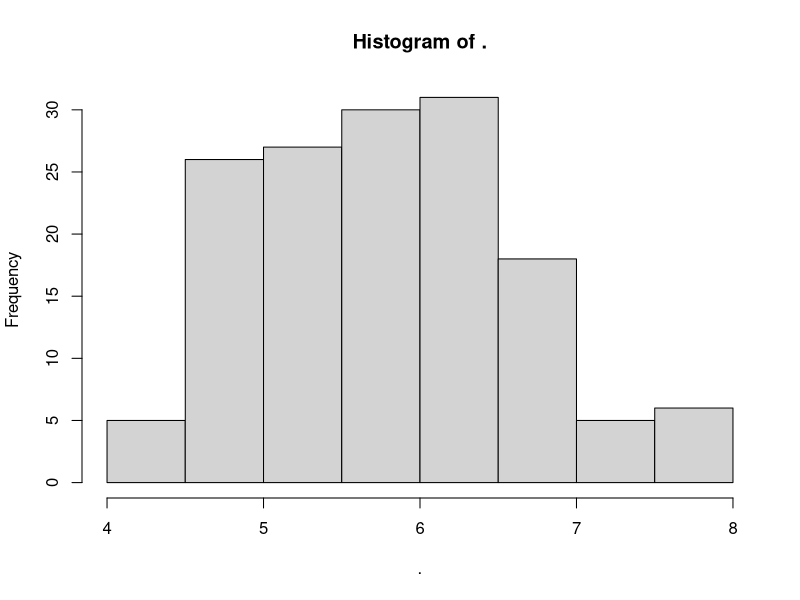

Write R code to recreate this figure.
## ---- chunk 1
library(tidyverse)
## ---- chunk 2

# Load the dataset and peak at it with the head() function
irisz <- read.csv("data/iris.csv", 
                  na.strings = c("", "n/a"), 
                  stringsAsFactors = TRUE)

head(irisz)

## ---- chunk 3

irisz %>% head()

## ---- chunk 4

irisz %>%
  unique() %>%
  dim()

## ---- chunk 5

x = 112
y = 2

# Two steps without the pipe
z <- sqrt(x)
round(z, digits = y)

# One step without the pipe
round(sqrt(x), digits = y)

# One step with the pipe
sqrt(x) %>% round(digits = y)

## ---- chunk 6

# One step with the pipe
irisz$Sepal.Length %>%
  as.numeric() %>%
  sort() %>%
  hist()

## ---- chunk 7

# Filter for Petal.Length greater than x

x = 7

irisz %>%
  filter(as.numeric(Sepal.Length) > x)

# Filter to get observations of setosa species from Korea

irisz %>%
  filter(Species == "setosa",
         Location == "Korea")

## ---- chunk 8

irisz %>% 
  mutate(row_number = row_number()) %>%
  head()

## ---- chunk 9

# Change sepal length to be 10x what it currently is

irisz %>% 
  mutate(Sepal.Length = 10*Sepal.Length ) %>%
  head()


## ---- chunk 10

irisz %>% 
  # If Species is setosa, change it to virginica, otherwise use the value in Species 
  mutate(Species = ifelse(Species == "setosa", "virginica", Species )) %>%
  head()


## ---- chunk 11

irisz %>%
  count(Location)

## ---- chunk 12

# Count the number of observations for each combination
# of location and species

irisz %>%
  count(Location, Species)

## ---- chunk 13
# Since mean() and sd() require numeric inputs,
# let's use mutate to change Petal.Length into a numeric data type
# We'll also tell mean() and sd() to ignore NAs in the calculation

irisz %>%
  mutate(Petal.Length = as.numeric(Petal.Length)) %>%
  group_by(Location) %>%
  summarize(n = n(),
            mean(Petal.Length, na.rm = T),
            sd(Petal.Length, na.rm = T)) %>%
  ungroup()

